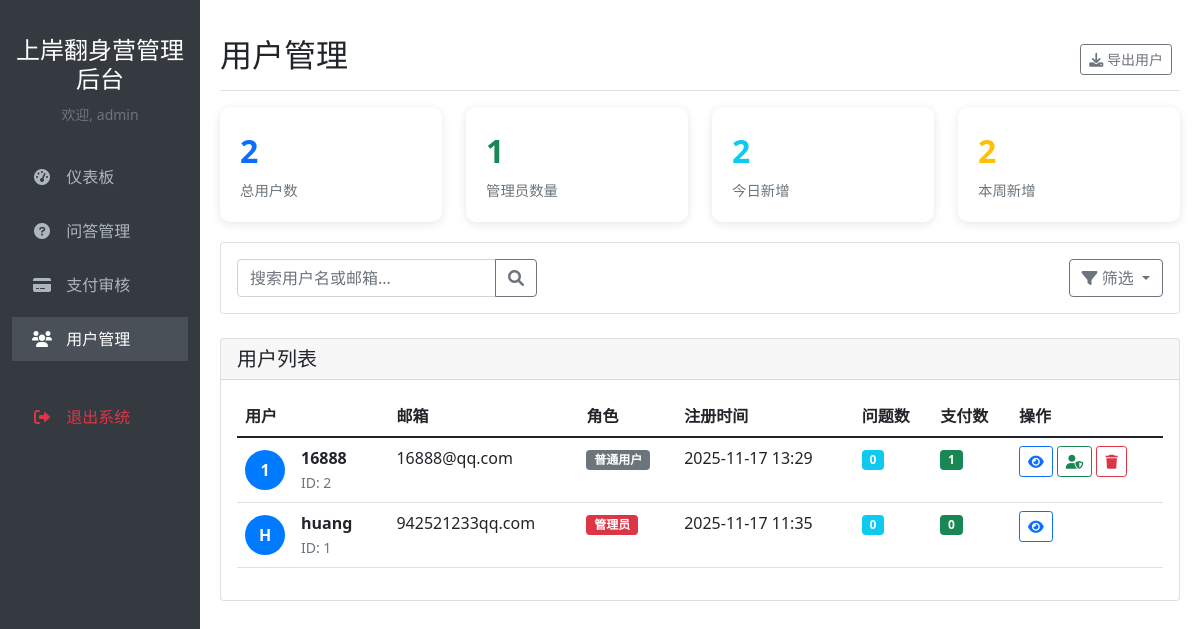
Before: /admin/users (signed in) with the older database file.
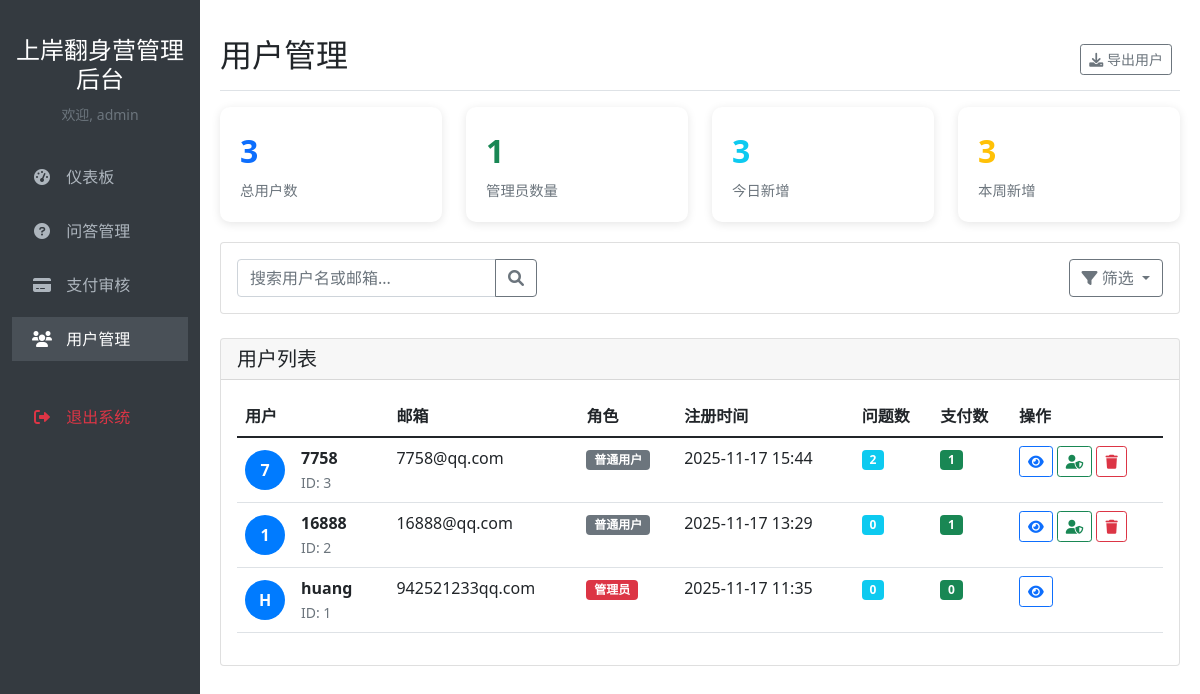
After: the same page with the newer database file.
### app.py (models this page shows, shortened)
class User(db.Model):
    id = db.Column(db.Integer, primary_key=True)
    username = db.Column(db.String(80), unique=True, nullable=False)
    email = db.Column(db.String(120), unique=True, nullable=False)
    password = db.Column(db.String(200), nullable=False)
    is_admin = db.Column(db.Boolean, default=False)
    create_time = db.Column(db.DateTime, default=datetime.now)
    payments = db.relationship('Payment', backref='user', lazy=True)
    questions = db.relationship('Question', backref='user', lazy=True)

### app.py (the view)
@app.route('/admin/users')
@admin_required
def admin_users():
    try:
        users = User.query.order_by(User.create_time.desc()).all()
        return render_template('admin_users.html',
                             users=users,
                             now=datetime.now(),
                             timedelta=timedelta)
    except Exception as e:
        flash(f'用户管理页面加载失败: {str(e)}', 'error')
        return redirect(url_for('admin_dashboard'))

### app.py (called while the page is built)
def admin_required(f):
    @wraps(f)
    def decorated_function(*args, **kwargs):
        if not session.get('admin_logged_in'):
            flash('请先登录管理员账号', 'warning')
            return redirect(url_for('admin_login'))
        return f(*args, **kwargs)
    return decorated_function

@app.template_test('date_equal')
def date_equal_test(dt, date_str_or_date):
    if not isinstance(dt, datetime):
        return False
    if isinstance(date_str_or_date, str):
        compare_date = datetime.strptime(date_str_or_date, '%Y-%m-%d').date()
    else:
        compare_date = date_str_or_date
    return dt.date() == compare_date

@app.template_test('date_ge')
def date_ge_test(dt, date_str_or_date):
    if not isinstance(dt, datetime):
        return False
    if isinstance(date_str_or_date, str):
        compare_date = datetime.strptime(date_str_or_date, '%Y-%m-%d').date()
    else:
        compare_date = date_str_or_date
    return dt.date() >= compare_date

### templates/admin_users.html (shortened to what the changed rows need)
<!DOCTYPE html>
<html lang="zh-CN">
<head>
    <link href="https://cdn.jsdelivr.net/npm/bootstrap@5.1.3/dist/css/bootstrap.min.css" rel="stylesheet">
    <link rel="stylesheet" href="https://cdnjs.cloudflare.com/ajax/libs/font-awesome/6.0.0/css/all.min.css">
</head>
<body>
    <div class="container-fluid">
        <div class="row">
            <main class="col-md-9 ms-sm-auto col-lg-10 main-content">
                <div
                    class="d-flex justify-content-between flex-wrap flex-md-nowrap align-items-center pt-3 pb-2 mb-3 border-bottom">
                    <h1 class="h2">用户管理</h1>
                </div>
                <div class="row">
                    <div class="col-xl-3 col-md-6">
                        <div class="user-stats">
                            <div class="stat-number text-primary">{{ users|length }}</div>
                            <div class="stat-label">总用户数</div>
                        </div>
                    </div>
                    <div class="col-xl-3 col-md-6">
                        <div class="user-stats">
                            <div class="stat-number text-info">
                                {% set today = now.date() if now else none %}
                                {% if today %}
                                {{ users|selectattr("create_time", "date_equal", today)|list|length }}
                                {% else %}
                                0
                                {% endif %}
                            </div>
                            <div class="stat-label">今日新增</div>
                        </div>
                    </div>
                    <div class="col-xl-3 col-md-6">
                        <div class="user-stats">
                            <div class="stat-number text-warning">
                                {% set week_ago = (now - timedelta(days=7)).date() if now else none %}
                                {% if week_ago %}
                                {{ users|selectattr("create_time", "date_ge", week_ago)|list|length }}
                                {% else %}
                                0
                                {% endif %}
                            </div>
                            <div class="stat-label">本周新增</div>
                        </div>
                    </div>
                </div>
                <div class="card">
                    <div class="card-body">
                        {% if users %}
                        <div class="table-responsive">
                            <table class="table table-hover" id="usersTable">
                                <thead>
                                    <tr>
                                        <th>用户</th>
                                        <th>邮箱</th>
                                        <th>角色</th>
                                        <th>注册时间</th>
                                        <th>问题数</th>
                                        <th>支付数</th>
                                        <th>操作</th>
                                    </tr>
                                </thead>
                                <tbody>
                                    {% for user in users %}
                                    <tr class="user-row" data-user-id="{{ user.id }}"
                                        data-is-admin="{{ 'true' if user.is_admin else 'false' }}"
                                        data-register-date="{{ user.create_time.strftime('%Y-%m-%d') }}">
                                        <td>
                                            <div class="d-flex align-items-center">
                                                <div class="user-avatar me-3">
                                                    {{ user.username[0].upper() }}
                                                </div>
                                                <div>
                                                    <div class="fw-bold">{{ user.username }}</div>
                                                    <small class="text-muted">ID: {{ user.id }}</small>
                                                </div>
                                            </div>
                                        </td>
                                        <td>{{ user.email }}</td>
                                        <td>
                                            {% if user.is_admin %}
                                            <span class="badge badge-admin">管理员</span>
                                            {% else %}
                                            <span class="badge badge-user">普通用户</span>
                                            {% endif %}
                                        </td>
                                        <td>{{ user.create_time.strftime('%Y-%m-%d %H:%M') }}</td>
                                        <td>
                                            <span class="badge bg-info">{{ user.questions|length if user.questions else
                                                0 }}</span>
                                        </td>
                                        <td>
                                            <span class="badge bg-success">{{ user.payments|length if user.payments else
                                                0 }}</span>
                                        </td>
                                        <td class="table-actions">
                                            <button class="btn btn-sm btn-outline-primary view-user"
                                                data-bs-toggle="modal" data-bs-target="#userDetailModal"
                                                data-user-id="{{ user.id }}">
                                                <i class="fas fa-eye"></i>
                                            </button>
                                            {% if not user.is_admin %}
                                            <button class="btn btn-sm btn-outline-success make-admin"
                                                data-user-id="{{ user.id }}">
                                                <i class="fas fa-user-shield"></i>
                                            </button>
                                            {% endif %}
                                            {% if user.id != session.get('user_id') and not user.is_admin %}
                                            <button class="btn btn-sm btn-outline-danger delete-user"
                                                data-user-id="{{ user.id }}" data-username="{{ user.username }}">
                                                <i class="fas fa-trash"></i>
                                            </button>
                                            {% endif %}
                                        </td>
                                    </tr>
                                    {% endfor %}
                                </tbody>
                            </table>
                        </div>
                        {% else %}
                        <div class="text-center py-4">
                            <i class="fas fa-users fa-3x text-muted mb-3"></i>
                            <h5 class="text-muted">暂无用户数据</h5>
                        </div>
                        {% endif %}
                    </div>
                </div>
            </main>
        </div>
    </div>
</body>
</html>

Changed rows visible on the page:
added User: username "7", username "7758", id "3", email "7758@qq.com", is_admin "普通用户", create_time "2025-11-17 15:44", questions|length "2", payments|length "1"
Other visible differences:
{{ users|length }}: "2" → "3"
{{ users|selectattr("create_time", "date_equal", today)|list|length }}: "2" → "3"
{{ users|selectattr("create_time", "date_ge", week_ago)|list|length }}: "2" → "3"
